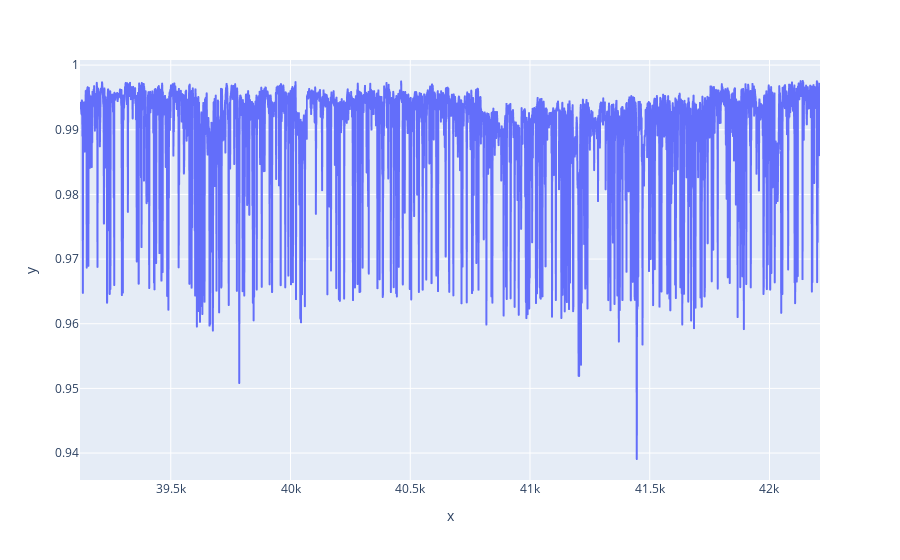

Notebook cell for this chart:
### Markdown cell above
## Participation rate

### Code cell
px.line(x=df4['epoch'], y=df4['participation_rate'])

### Figure 1 — Plotly figure (JSON) as saved in the notebook; plotly's stock layout.template omitted (floating-point values rounded to 4 significant figures; data arrays with more than 128 entries replaced by an {"elided": "..."} marker saying what was removed)
{"data": [{"hovertemplate": "x=%{x}<br>y=%{y}<extra></extra>", "legendgroup": "", "line": {"color": "#636efa", "dash": "solid"}, "mode": "lines", "name": "", "showlegend": false, "type": "scattergl", "x": {"elided": "3091 int values"}, "xaxis": "x", "y": {"elided": "3091 float values"}, "yaxis": "y"}], "layout": {"autosize": true, "legend": {"tracegroupgap": 0}, "margin": {"t": 60}, "xaxis": {"anchor": "y", "autorange": true, "domain": [0, 1], "range": [39121, 42211], "title": {"text": "x"}, "type": "linear"}, "yaxis": {"anchor": "x", "autorange": true, "domain": [0, 1], "range": [0.9358, 1.001], "title": {"text": "y"}, "type": "linear"}}}
